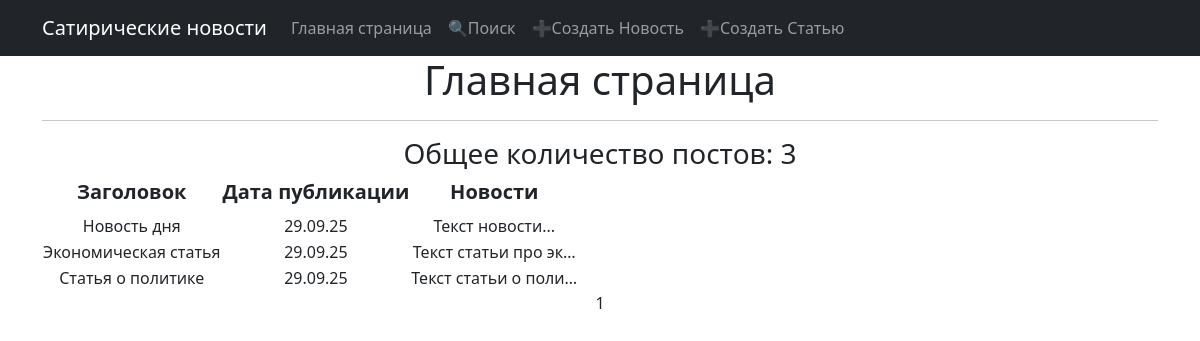
/posts/, run on an earlier commit of the app's database.
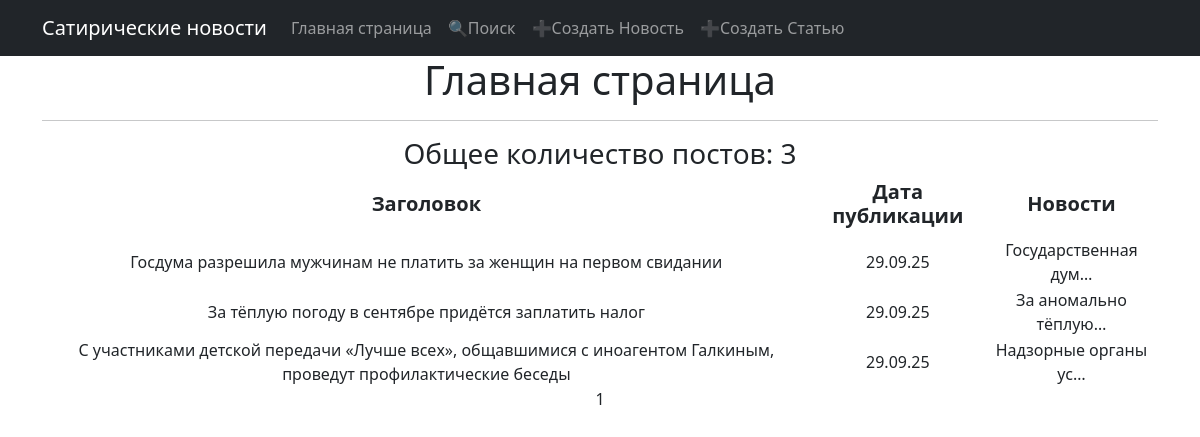
And on a later commit of the database.
### blog/models.py (models this page shows, shortened)
class Post(models.Model):
    NEWS = 'NW'
    ARTICLE = 'AR'
    CATEGORY_CHOICES = (
        (NEWS, 'Новость'),
        (ARTICLE, 'Статья'),
    )
    author = models.ForeignKey(Author, on_delete=models.CASCADE, related_name='posts')
    post_type = models.CharField(max_length=2, choices=CATEGORY_CHOICES, default=ARTICLE)
    date_time = models.DateTimeField(auto_now_add=True)
    category = models.ManyToManyField(Category, through='PostCategory')
    title = models.CharField(max_length=500)
    text = models.TextField()
    rating = models.SmallIntegerField(default=0)
    url_img = models.URLField(blank=True, max_length=500)

### blog/views.py (the view)
# urls.py: path('', PostList.as_view(), name='posts_list'),
class PostList(ListView):
    model = Post
    ordering = '-date_time'
    template_name = 'posts.html'
    context_object_name = 'posts'
    paginate_by = 10
    def get_context_data(self, **kwargs):
        context = super().get_context_data(**kwargs)
        context['total_posts'] = self.get_queryset().count()  # 👈 добавляем общее число постов
        return context

### blog/templatetags/custom_filters.py (called while the page is built)
@register.filter(name='censor')
def censor(value):
    bad_words = ['жопа', 'говно', 'мразь']
    for bad_word in bad_words:
        value = value.replace(bad_word, '*' * len(bad_word))
    return value

### templates/posts.html (shortened to what this page needs)
{% extends 'flatpages/default.html' %}
{% load custom_filters %}
{% block content %}
{% if posts %}
    <h1>Главная страница</h1>
    <hr>
    <h3>Общее количество постов: {{ total_posts }}</h3>
    <table>
        <tr>
            <td><h5><b>Заголовок</b></h5></td>
            <td><h5><b>Дата публикации</b></h5></td>
            <td><h5><b>Новости</b></h5></td>
        </tr>
        {% for post in posts %}
        <tr>
            <td>{{post.title|censor}}</td>
            <td>{{post.date_time|date:'d.m.y'}}</td>
            <td>{{post.text|truncatechars:20|censor}}</td>
        </tr>
        {% endfor %}
    </table>
{% else %}
    <h2>Новостей нет!</h2>
{% endif %}
{{ page_obj.number }}
{% endblock content %}

What changed in the data, as far as the page shows it:
changed Post: title|censor "Новость дня" → "Госдума разрешила мужчинам не платить за женщин на первом свидании"; text|censor "Текст новости..." → "Государственная дум…"
changed Post: title|censor "Экономическая статья" → "За тёплую погоду в сентябре придётся заплатить налог"; text|censor "Текст статьи про эк…" → "За аномально тёплую…"
changed Post: title|censor "Статья о политике" → "С участниками детской передачи «Лучше всех», общавшимися с иноагентом Галкиным, проведут профилактические беседы"; text|censor "Текст статьи о поли…" → "Надзорные органы ус…"
